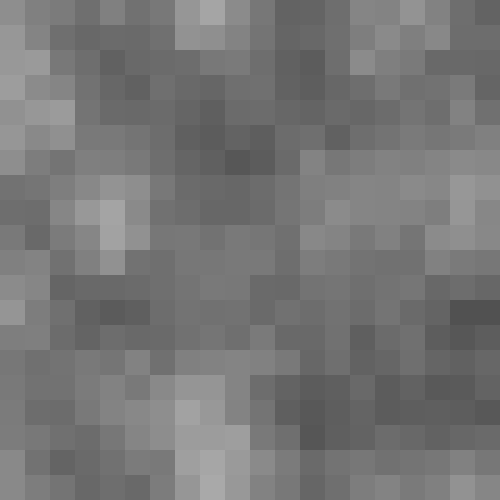
Frame 1 (no input)
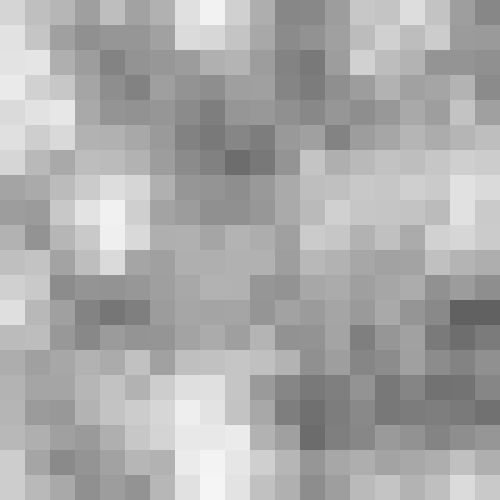
Frame 60 (the mouse pressed at the canvas centre just before this capture)
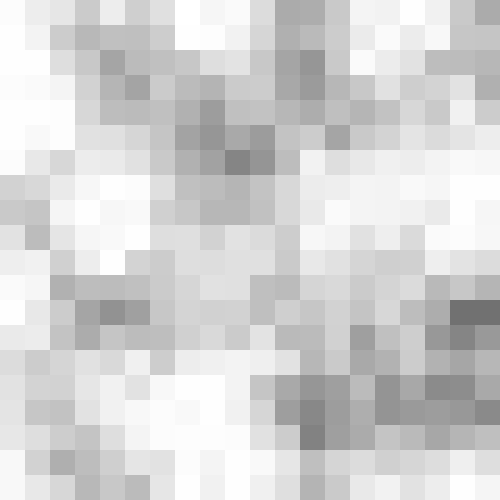
Frame 120 (the mouse held since frame 60 and released just before this capture)

The Processing sketch that drew these frames (run headless with seeded random() and noise(); from frame 60 on, the mouse is pressed at the canvas centre):

// Processing sketch: tiles
// ── tiles.pde
int TILE_SIZE = 25;
int TILES_ACROSS, TILES_DOWN;
Tile[][] tiles;

class Tile {
  PVector pos;
  float angle;
  float rate;

  Tile(float x, float y) {
    pos = new PVector(x, y);
    angle = noise(x * 0.01, y * 0.01) - 0.5;
    rate = radians(noise(x * 0.01, y * 0.01));
  }

  void draw() {
    noStroke();
    fill(map(sin(angle), -1, 1, 0, 255));
    rect(pos.x, pos.y, TILE_SIZE, TILE_SIZE);
  }


  void update() {
    angle += rate;
  }
}
void setup () {
  size(500, 500);
  background(0);
  TILES_ACROSS = width / TILE_SIZE;
  TILES_DOWN = height / TILE_SIZE;
  tiles = new Tile[TILES_ACROSS][TILES_DOWN];


  for (int x = 0; x < TILES_ACROSS; x += 1) {
    for (int y = 0; y < TILES_DOWN; y += 1) {
      Tile t = new Tile(x * TILE_SIZE, y * TILE_SIZE);
      tiles[x][y] = t;
    }
  }
}

void draw() {
  background(0);
  for (int x = 0; x < TILES_ACROSS; x += 1) {
    for (int y = 0; y < TILES_DOWN; y += 1) {
      //Tile t = new Tile(x * TILE_SIZE, y * TILE_SIZE);
      Tile t = tiles[x][y];
      t.update();
      t.draw();
    }
  }
}
